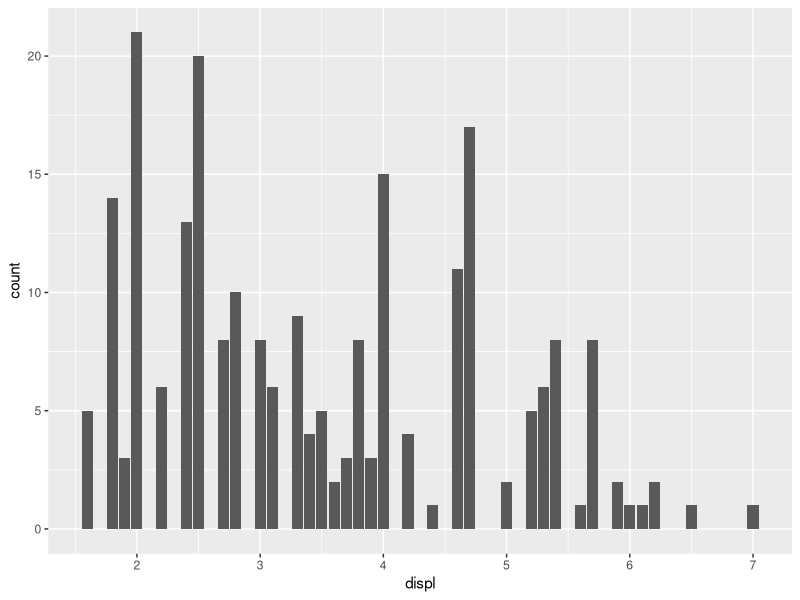
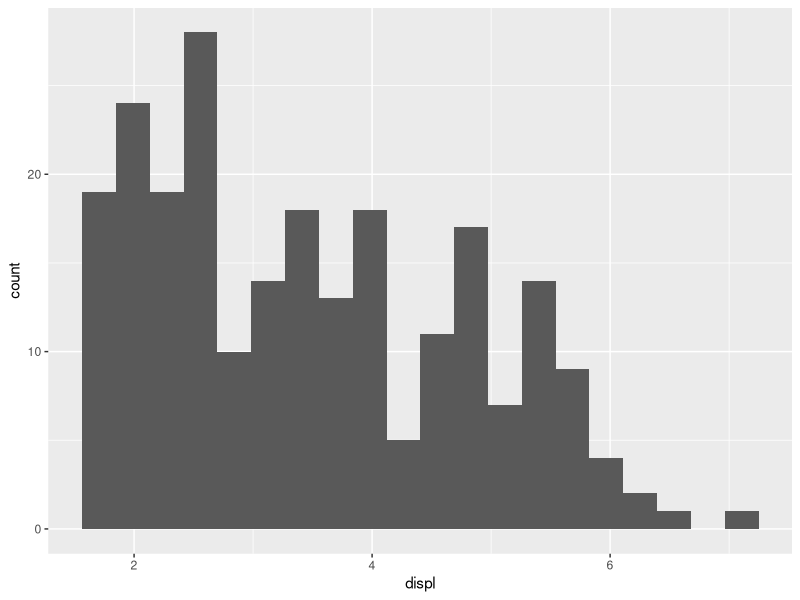
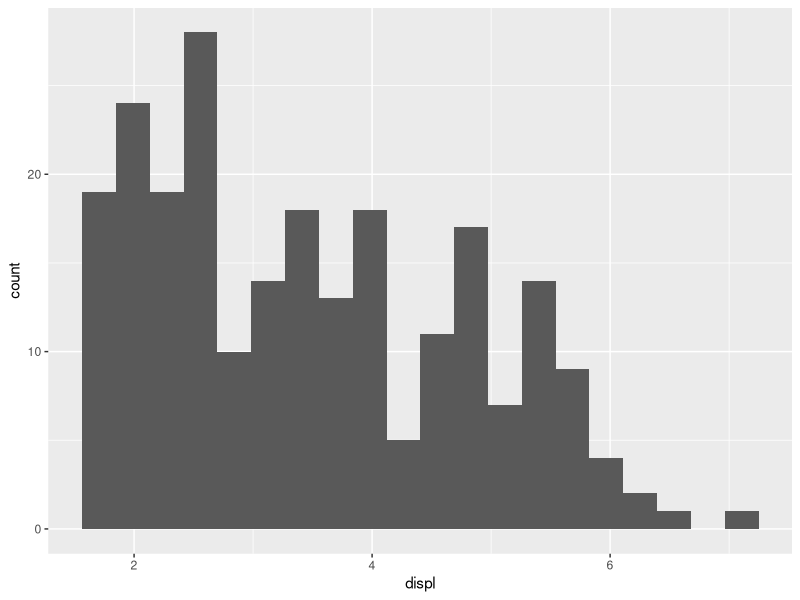
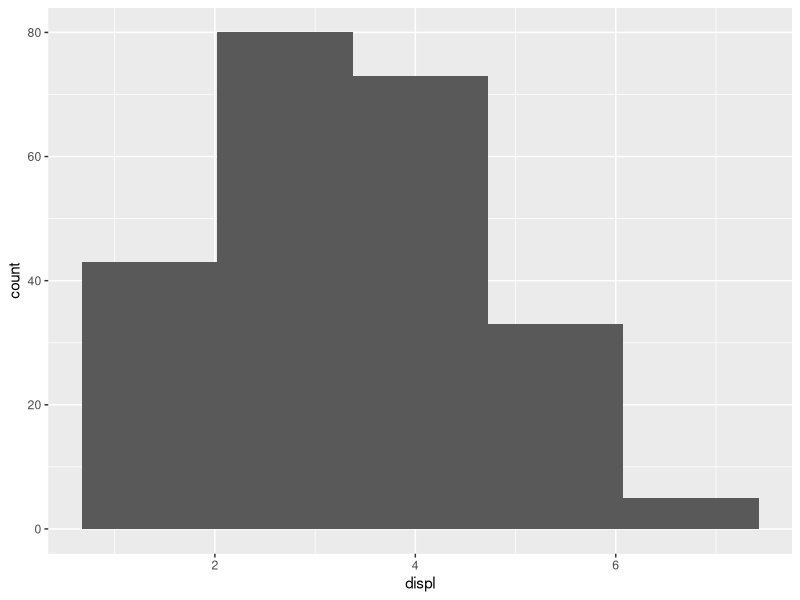
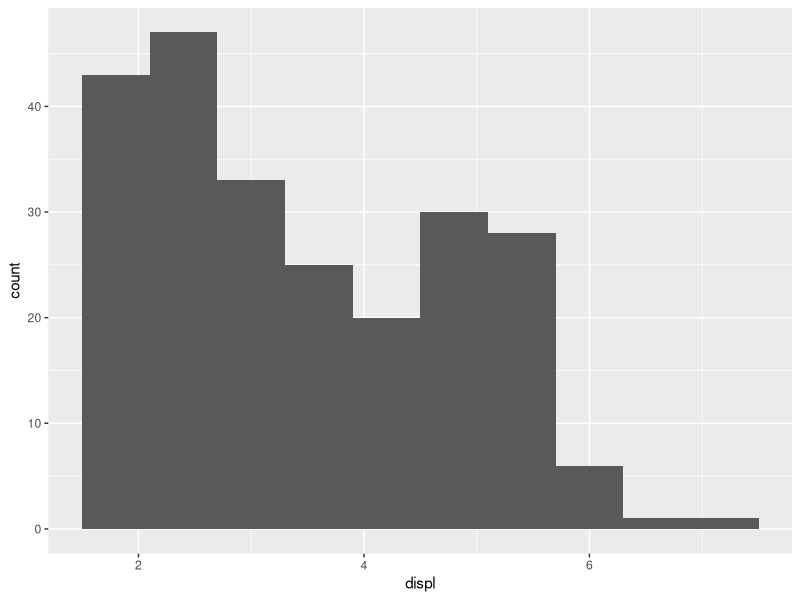
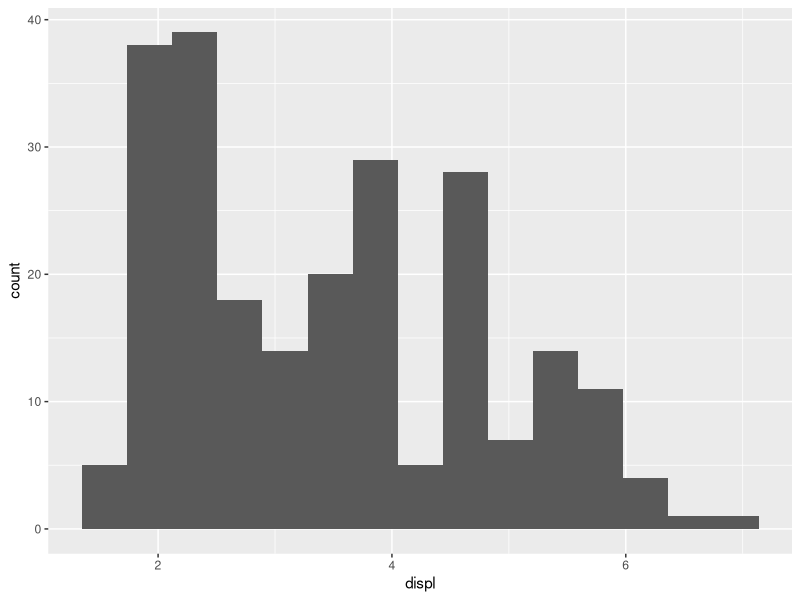
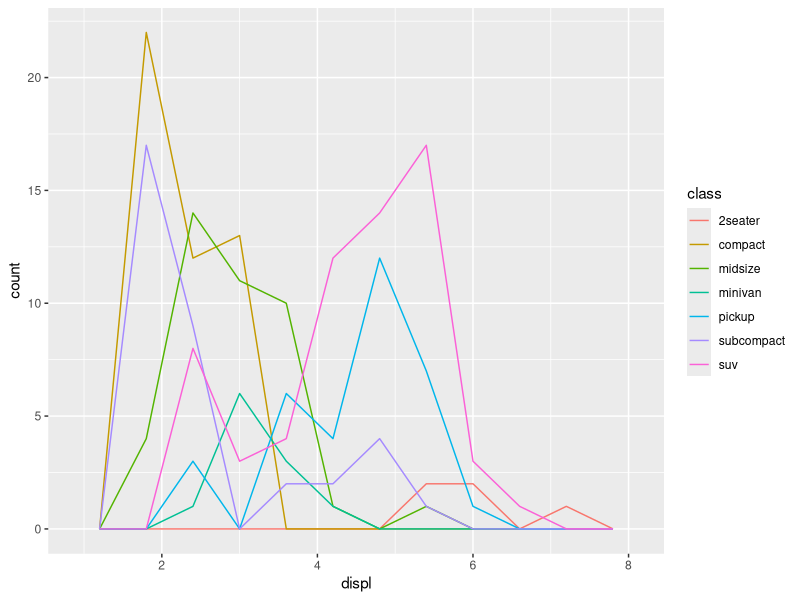
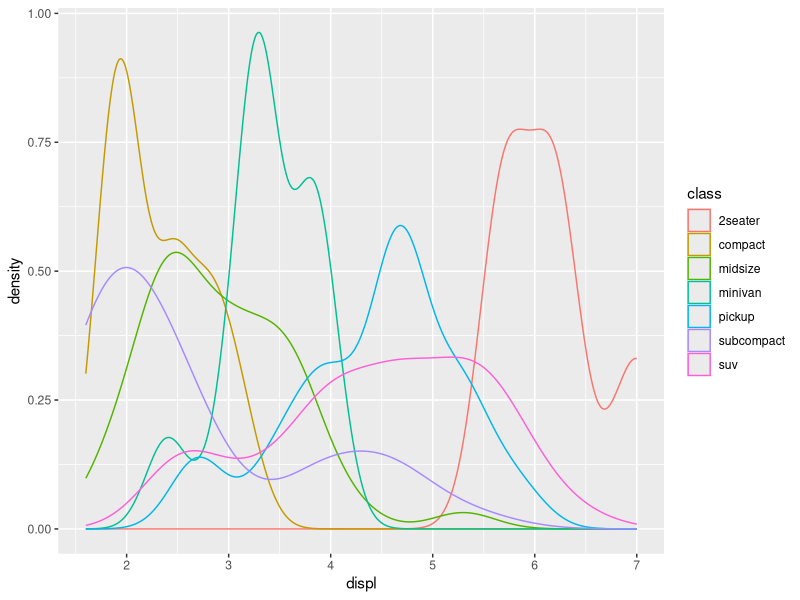

The R script that drew these images, in order:
## ---- chunk 1
# knitr options
knitr::opts_chunk$set(echo = TRUE)
## ---- chunk 2
library(tidyverse)
## ---- chunk 3
## NOTE: No need to modify
mpg %>%
  ggplot(aes(displ)) +
  geom_bar()
## ---- chunk 4
## NOTE: No need to modify
mpg %>%
  ggplot(aes(displ)) +
  geom_histogram(bins = 20)
## ---- chunk 5
## TASK: Make a histogram of
mpg %>%
  ggplot(aes(displ)) +
  geom_histogram(bins = 20)
## ---- chunk 6
## NOTE: No need to modify
mpg %>%
  ggplot(aes(displ)) +
  geom_histogram(bins = 5)
## ---- chunk 7
## NOTE: No need to modify
mpg %>%
  ggplot(aes(displ)) +
  geom_histogram(bins = 10)
## ---- chunk 8
## NOTE: No need to modify
mpg %>%
  ggplot(aes(displ)) +
  geom_histogram(bins = 15)
## ---- chunk 9
## NOTE: No need to modify
mpg %>%
  ggplot(aes(displ, color = class)) +
  geom_freqpoly(bins = 10)
## ---- chunk 10
## NOTE: No need to modify
mpg %>%
  ggplot(aes(displ, color = class)) +
  geom_density()
## ---- chunk 11
## NOTE: No need to modify
mpg %>%
  ggplot(aes(cty, color = class)) +
  geom_freqpoly(bins = 10)
## ---- chunk 12
## NOTE: No need to modify
mpg %>%
  ggplot(aes(cty, color = class)) +
  geom_density()
## ---- chunk 13
mpg %>%
  ggplot(aes(cty, color = class)) +
  geom_density() +
  facet_wrap(~class, scales = "free")
## ---- chunk 14
## TODO: Run this chunk; play with differnet bin widths
diamonds %>%
  filter(carat < 1.1) %>%

  ggplot(aes(carat)) +
  geom_histogram(binwidth = 0.05, boundary = 0.005) +
  scale_x_continuous(
    breaks = seq(0, 1, by = 0.1)

  )
